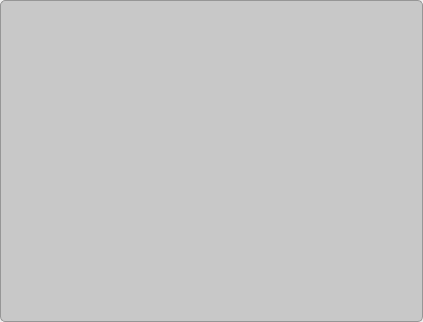
<?xml version="1.0" encoding="UTF-8"?>
<ui version="4.0">
 <class>CDragableContainer</class>
 <widget class="QWidget" name="CDragableContainer">
  <property name="geometry">
   <rect>
    <x>0</x>
    <y>0</y>
    <width>423</width>
    <height>322</height>
   </rect>
  </property>
  <property name="sizePolicy">
   <sizepolicy hsizetype="Expanding" vsizetype="Fixed">
    <horstretch>0</horstretch>
    <verstretch>0</verstretch>
   </sizepolicy>
  </property>
  <property name="windowTitle">
   <string>Form</string>
  </property>
  <property name="styleSheet">
   <string notr="true"/>
  </property>
  <layout class="QGridLayout" name="gridLayout_2">
   <property name="leftMargin">
    <number>0</number>
   </property>
   <property name="topMargin">
    <number>0</number>
   </property>
   <property name="rightMargin">
    <number>0</number>
   </property>
   <property name="bottomMargin">
    <number>0</number>
   </property>
   <item row="0" column="0">
    <widget class="QWidget" name="wContainer" native="true">
     <property name="cursor">
      <cursorShape>SizeAllCursor</cursorShape>
     </property>
     <property name="styleSheet">
      <string notr="true">QWidget#wContainer{
	background-color: rgb(200, 200, 200);
	border: 1px solid  rgb(150, 150, 150);
	border-radius: 5px;
}
</string>
     </property>
     <layout class="QHBoxLayout" name="horizontalLayout">
      <item>
       <layout class="QHBoxLayout" name="toolBtn_Lay">
        <property name="spacing">
         <number>0</number>
        </property>
        <item>
         <spacer name="horizontalSpacer">
          <property name="orientation">
           <enum>Qt::Horizontal</enum>
          </property>
          <property name="sizeHint" stdset="0">
           <size>
            <width>40</width>
            <height>20</height>
           </size>
          </property>
         </spacer>
        </item>
        <item>
         <widget class="QPushButton" name="tbnDown">
          <property name="sizePolicy">
           <sizepolicy hsizetype="Preferred" vsizetype="Fixed">
            <horstretch>0</horstretch>
            <verstretch>0</verstretch>
           </sizepolicy>
          </property>
          <property name="maximumSize">
           <size>
            <width>24</width>
            <height>16777215</height>
           </size>
          </property>
          <property name="toolTip">
           <string>move down</string>
          </property>
          <property name="styleSheet">
           <string notr="true"/>
          </property>
          <property name="text">
           <string/>
          </property>
          <property name="icon">
           <iconset resource="res.qrc">
            <normaloff>:/res/arrow-down-circle-line.png</normaloff>:/res/arrow-down-circle-line.png</iconset>
          </property>
          <property name="iconSize">
           <size>
            <width>20</width>
            <height>20</height>
           </size>
          </property>
          <property name="flat">
           <bool>true</bool>
          </property>
         </widget>
        </item>
        <item>
         <widget class="QPushButton" name="tbnUp">
          <property name="sizePolicy">
           <sizepolicy hsizetype="Preferred" vsizetype="Fixed">
            <horstretch>0</horstretch>
            <verstretch>0</verstretch>
           </sizepolicy>
          </property>
          <property name="maximumSize">
           <size>
            <width>24</width>
            <height>16777215</height>
           </size>
          </property>
          <property name="toolTip">
           <string>move up</string>
          </property>
          <property name="styleSheet">
           <string notr="true"/>
          </property>
          <property name="text">
           <string/>
          </property>
          <property name="icon">
           <iconset resource="res.qrc">
            <normaloff>:/res/arrow-up-circle-line.png</normaloff>:/res/arrow-up-circle-line.png</iconset>
          </property>
          <property name="iconSize">
           <size>
            <width>20</width>
            <height>20</height>
           </size>
          </property>
          <property name="flat">
           <bool>true</bool>
          </property>
         </widget>
        </item>
        <item>
         <widget class="QPushButton" name="tbnClose">
          <property name="sizePolicy">
           <sizepolicy hsizetype="Preferred" vsizetype="Fixed">
            <horstretch>0</horstretch>
            <verstretch>0</verstretch>
           </sizepolicy>
          </property>
          <property name="maximumSize">
           <size>
            <width>24</width>
            <height>16777215</height>
           </size>
          </property>
          <property name="toolTip">
           <string>close</string>
          </property>
          <property name="styleSheet">
           <string notr="true"/>
          </property>
          <property name="text">
           <string/>
          </property>
          <property name="icon">
           <iconset resource="res.qrc">
            <normaloff>:/res/close-circle-line.png</normaloff>:/res/close-circle-line.png</iconset>
          </property>
          <property name="iconSize">
           <size>
            <width>20</width>
            <height>20</height>
           </size>
          </property>
          <property name="flat">
           <bool>true</bool>
          </property>
         </widget>
        </item>
       </layout>
      </item>
     </layout>
    </widget>
   </item>
  </layout>
 </widget>
 <resources>
  <include location="res.qrc"/>
 </resources>
 <connections/>
</ui>
